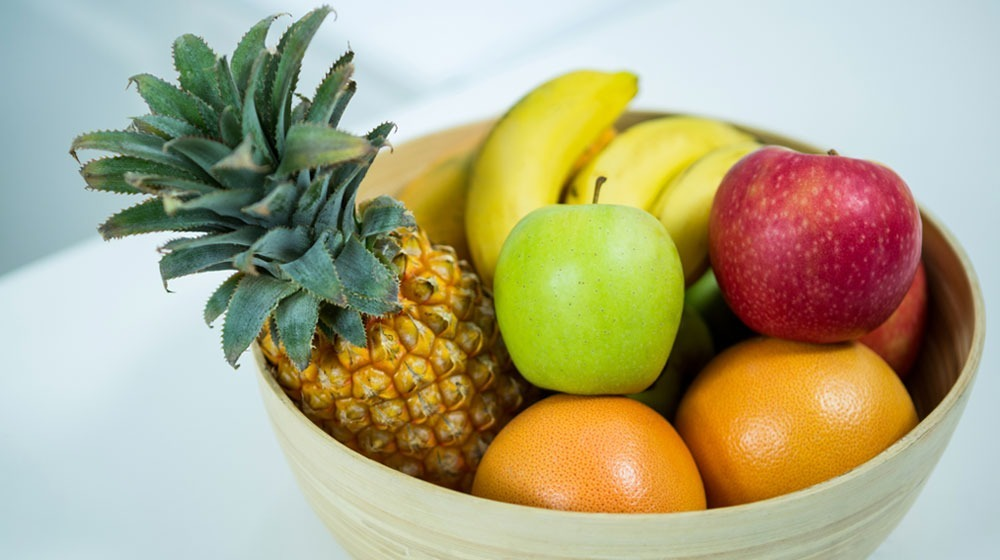
#> input picture semana_07/frutas.jpg, 1000 x 560 px
$ python ClaseImagenDetectorColor.py
#> lines starting #> are read from the running program, lines starting #| are printed output that depends on the picture; after the words box and inside, x2 and y2 are one past the last pixel; in counts of white or black regions, pixels touching at a corner belong together
import cv2
import numpy as np

img = cv2.imread('frutas.jpg')
#> img is the input picture: shape (560, 1000, 3); mean B, G, R 133.5, 168.4, 174

def nothing(x):
    pass

cv2.namedWindow('BAR123')

# Parámetro H
cv2.createTrackbar('Hmin', 'BAR123', 0, 179, nothing)
cv2.createTrackbar('Hmax', 'BAR123', 0, 179, nothing)

# Parámetro S
cv2.createTrackbar('Smin', 'BAR123', 0, 255, nothing)
cv2.createTrackbar('Smax', 'BAR123', 0, 255, nothing)

# Parámetro V
cv2.createTrackbar('Vmin', 'BAR123', 0, 255, nothing)
cv2.createTrackbar('Vmax', 'BAR123', 0, 255, nothing)

while True:
    hsv = cv2.cvtColor(img, cv2.COLOR_BGR2HSV)
#> hsv: shape (560, 1000, 3); mean H, S, V 65.2, 103, 189.4

    hMin = cv2.getTrackbarPos('Hmin', 'BAR123')
    hMax = cv2.getTrackbarPos('Hmax', 'BAR123')

    sMin = cv2.getTrackbarPos('Smin', 'BAR123')
    sMax = cv2.getTrackbarPos('Smax', 'BAR123')

    vMin = cv2.getTrackbarPos('Vmin', 'BAR123')
    vMax = cv2.getTrackbarPos('Vmax', 'BAR123')

    lower = np.array([hMin, sMin, vMin])
    upper = np.array([hMax, sMax, vMax])

    mask = cv2.inRange(hsv, lower, upper)
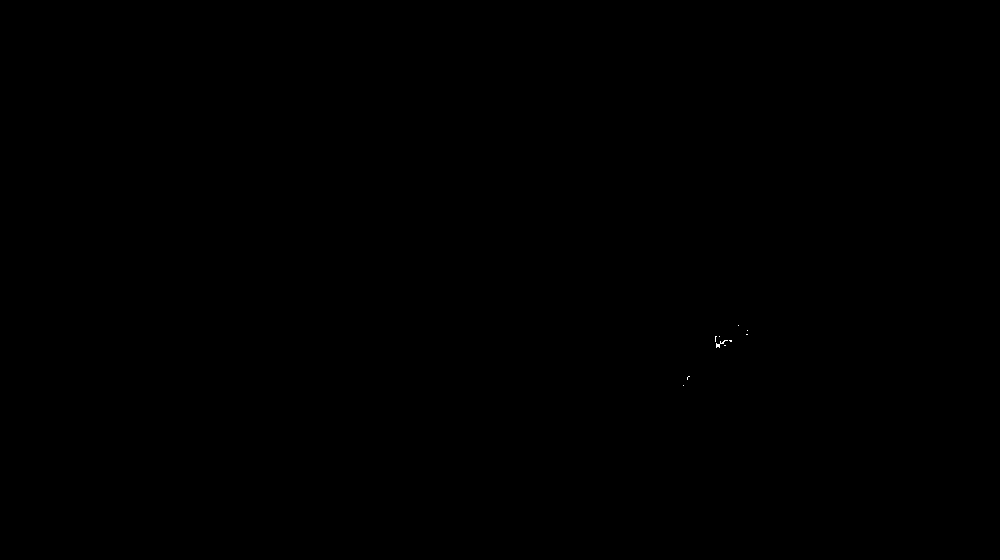
#> mask: shape (560, 1000); 0.01% white in thin lines or dots, all inside (x1, y1, x2, y2) = (683, 325, 748, 386)
    kernel = np.ones((7,7),np.uint8)

    erosion = cv2.erode(mask, kernel, iterations=2)
#> erosion: shape (560, 1000); every value is 0
    dilatacion = cv2.dilate(erosion, kernel, iterations=2)

    x,y,w,h = cv2.boundingRect(dilatacion)
#> x = 0; y = 0; w = 0; h = 0

    img_copy = img.copy()

    cv2.rectangle(img_copy,(x,y),(x+w,y+h), (255,0,0),2)
#> img_copy: shape (560, 1000, 3); under 0.01% of pixels changed, all inside (x1, y1, x2, y2) = (0, 0, 2, 2)
    cv2.imshow('1', img_copy)

    k = cv2.waitKey(1)
#> (key Esc is pressed here)
    if k == 27:
        break


cv2.destroyAllWindows()
